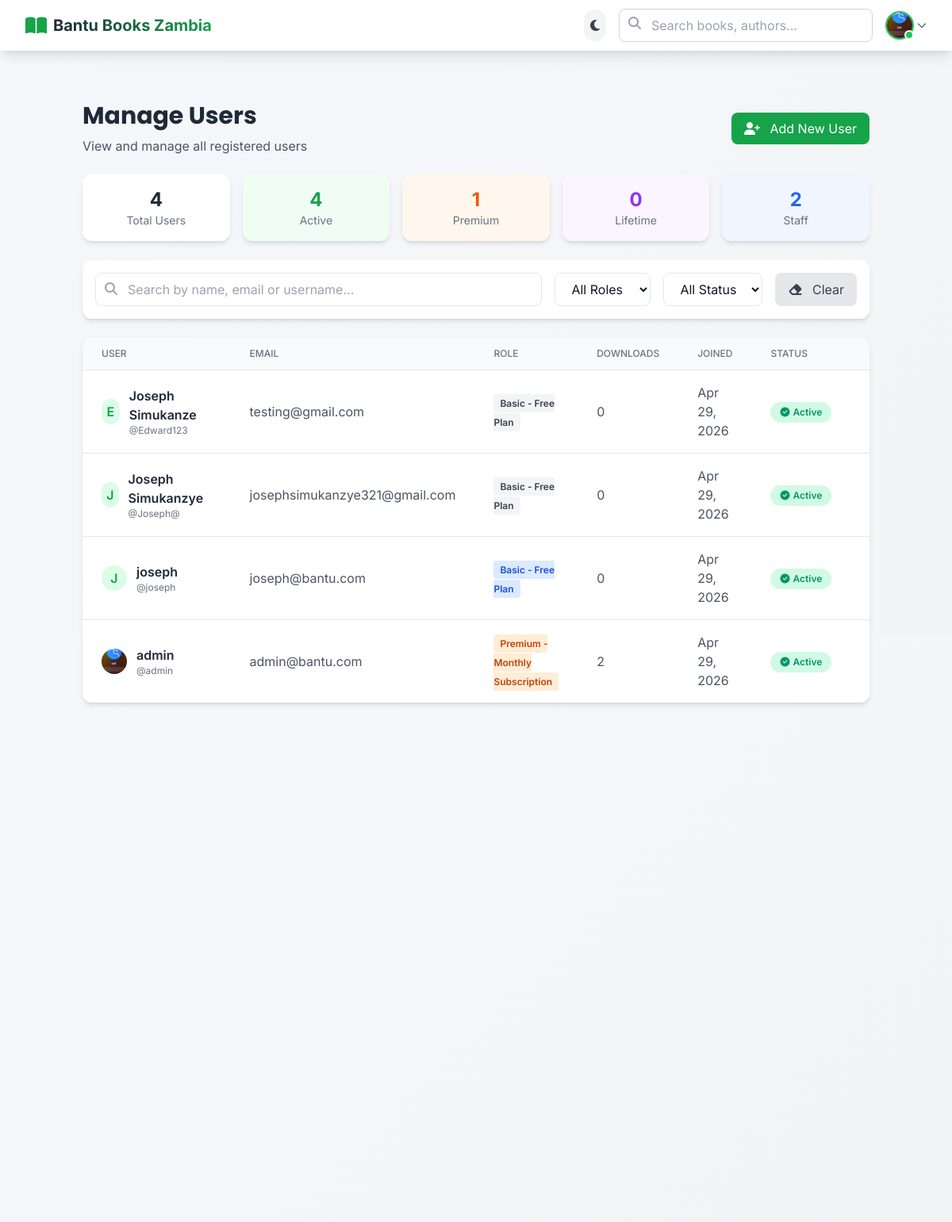
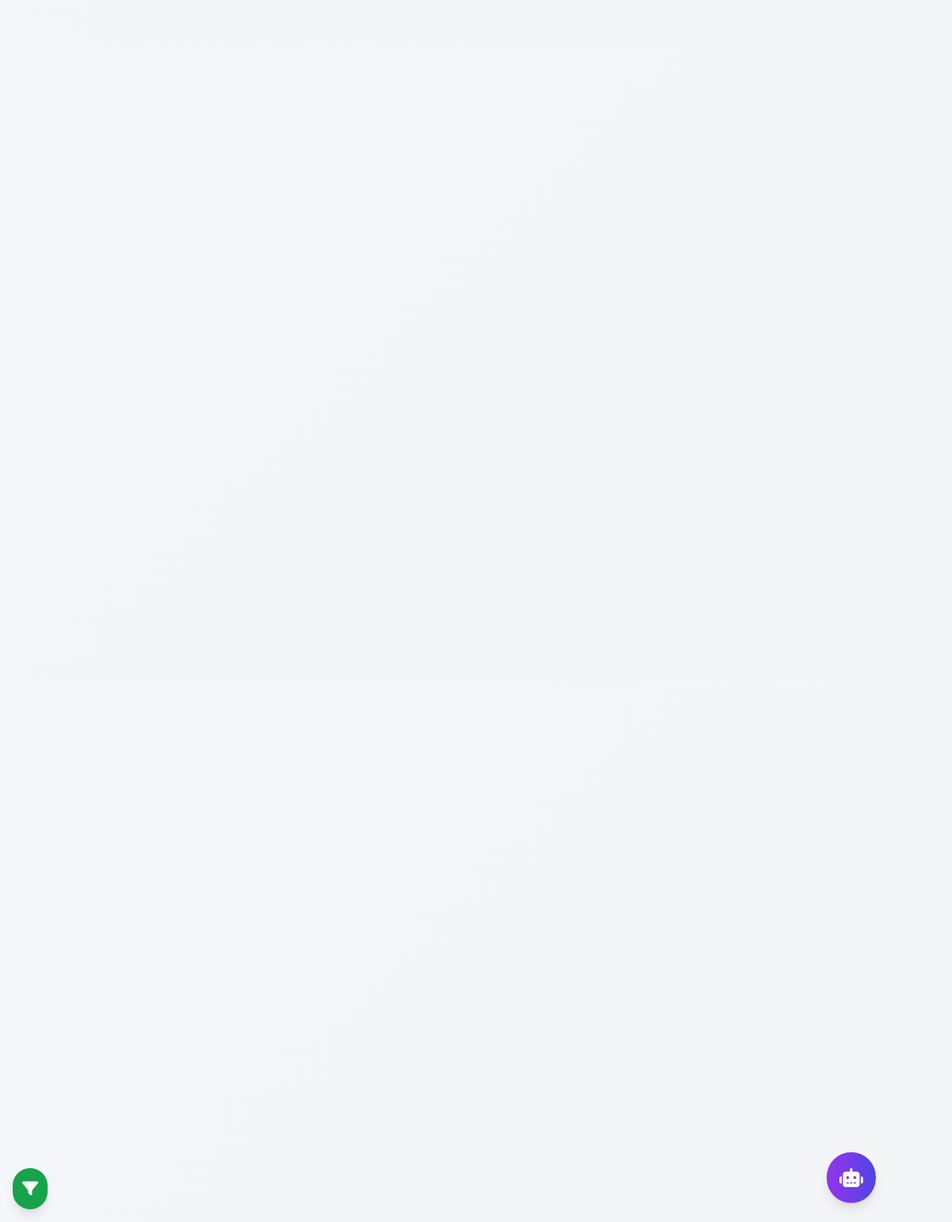
/books/admin/users/ (signed in), run on the app's committed database (2 pictures, top to bottom).
### accounts/models.py (models this page shows, shortened)
class User(AbstractUser):
    USER_TYPE_CHOICES = (
        ('guest', 'Guest Account'),
        ('basic', 'Basic - Free Plan'),
        ('premium', 'Premium - Monthly Subscription'),
        ('lifetime', 'Lifetime - One-time Payment'),
        ('institution', 'Institutional License'),
    )
    PROVINCE_CHOICES = (
        ('central', 'Central Province'),
        ('copperbelt', 'Copperbelt Province'),
        ('eastern', 'Eastern Province'),
        ('luapula', 'Luapula Province'),
        ('lusaka', 'Lusaka Province'),
        ('muchinga', 'Muchinga Province'),
        ('northern', 'Northern Province'),
        ('northwestern', 'North-Western Province'),
        ('southern', 'Southern Province'),
        ('western', 'Western Province'),
    )
    phone_regex = RegexValidator(
        regex=r'^\+?260?\d{9}$',
        message="Phone number must be in format: +260XXXXXXXXX or 09XXXXXXXX"
    )
    user_type = models.CharField(
        max_length=20,
        choices=USER_TYPE_CHOICES,
        default='basic'
    )
    phone_number = models.CharField(
        max_length=15,
        validators=[phone_regex],
        unique=True,
        null=True,
        blank=True
    )
    national_id = models.CharField(
        max_length=20,
        unique=True,
        null=True,
        blank=True,
        help_text="Zambian National Registration Card (NRC) number"
    )
    province = models.CharField(
        max_length=50,
        choices=PROVINCE_CHOICES,
        null=True,
        blank=True
    )
    district = models.CharField(max_length=100, blank=True)
    constituency = models.CharField(max_length=100, blank=True)
    school_or_work = models.CharField(max_length=200, blank=True)
    subscription_expiry = models.DateTimeField(null=True, blank=True)
    credits_balance = models.DecimalField(
        max_digits=10,
        decimal_places=2,
        default=0.00,
        help_text="Balance in Zambian Kwacha (K)"
    )
    profile_picture = models.ImageField(
        upload_to='profile_pics/%Y/%m/',
        null=True,
        blank=True
    )
    bio = models.TextField(max_length=500, blank=True)
    email_verified = models.BooleanField(default=False)
    two_factor_enabled = models.BooleanField(default=False)
    last_login_ip = models.GenericIPAddressField(null=True, blank=True)
    verification_token = models.CharField(max_length=100, blank=True)
    reset_token = models.CharField(max_length=100, blank=True)
    total_downloads = models.IntegerField(default=0)
    total_uploads = models.IntegerField(default=0)
    total_views = models.IntegerField(default=0)
    is_verified = models.BooleanField(default=False)
    is_suspended = models.BooleanField(default=False)
    suspension_reason = models.TextField(blank=True)
    created_at = models.DateTimeField(auto_now_add=True)
    updated_at = models.DateTimeField(auto_now=True)
    class Meta:
        db_table = 'users'
        ordering = ['-date_joined']
        verbose_name = 'User'
        verbose_name_plural = 'Users'
        indexes = [
            models.Index(fields=['email']),
            models.Index(fields=['user_type']),
            models.Index(fields=['phone_number']),
            models.Index(fields=['national_id']),
            models.Index(fields=['-date_joined']),
        ]
    def get_full_name(self):
        if self.first_name and self.last_name:
            return f"{self.first_name} {self.last_name}"
        return self.username

### books/views.py (the view)
# urls.py: path('admin/users/', views.manage_users, name='manage_users'),
@staff_member_required
def manage_users(request):
    users = User.objects.all().order_by('-date_joined')
    paginator = Paginator(users, 20)
    page = request.GET.get('page', 1)
    try:
        users_page = paginator.page(page)
    except (PageNotAnInteger, EmptyPage):
        users_page = paginator.page(1)
    for user in users_page:
        user.total_downloads = BookDownload.objects.filter(user=user).count()
    context = {
        'users': users_page,
        'total_users': User.objects.count(),
        'active_users': User.objects.filter(is_active=True).count(),
        'premium_users': User.objects.filter(user_type='premium').count(),
        'lifetime_users': User.objects.filter(user_type='lifetime').count(),
        'staff_users': User.objects.filter(is_staff=True).count(),
    }
    return render(request, 'admin/manage_users.html', context)

### templates/admin/manage_users.html (shortened to what this page needs)
{% extends 'base.html' %}
{% load static %}
{% load humanize %}
{% block content %}
<div class="container mx-auto px-4 py-8">
    <div class="flex justify-between items-center mb-6">
        <div>
            <h1 class="text-3xl font-bold text-gray-800 mb-2">Manage Users</h1>
            <p class="text-gray-600">View and manage all registered users</p>
        </div>
        <div class="flex gap-3">
            <a href="{% url 'admin:accounts_user_add' %}" class="bg-green-600 text-white px-4 py-2 rounded-lg hover:bg-green-700 transition">
                <i class="fas fa-user-plus mr-2"></i> Add New User
            </a>
        </div>
    </div>
    <div class="grid grid-cols-1 md:grid-cols-5 gap-4 mb-6">
        <div class="bg-white rounded-xl shadow-md p-4 text-center">
            <div class="text-2xl font-bold text-gray-800">{{ total_users }}</div>
            <p class="text-gray-500 text-sm">Total Users</p>
        </div>
        <div class="bg-green-50 rounded-xl shadow-md p-4 text-center">
            <div class="text-2xl font-bold text-green-600">{{ active_users }}</div>
            <p class="text-gray-500 text-sm">Active</p>
        </div>
        <div class="bg-orange-50 rounded-xl shadow-md p-4 text-center">
            <div class="text-2xl font-bold text-orange-600">{{ premium_users }}</div>
            <p class="text-gray-500 text-sm">Premium</p>
        </div>
        <div class="bg-purple-50 rounded-xl shadow-md p-4 text-center">
            <div class="text-2xl font-bold text-purple-600">{{ lifetime_users }}</div>
            <p class="text-gray-500 text-sm">Lifetime</p>
        </div>
        <div class="bg-blue-50 rounded-xl shadow-md p-4 text-center">
            <div class="text-2xl font-bold text-blue-600">{{ staff_users }}</div>
            <p class="text-gray-500 text-sm">Staff</p>
        </div>
    </div>
    <div class="bg-white rounded-xl shadow-md p-4 mb-6">
        <div class="flex flex-wrap gap-4">
            <div class="flex-1 min-w-[200px]">
                <div class="relative">
                    <i class="fas fa-search absolute left-3 top-3 text-gray-400"></i>
                    <input type="text" id="searchInput" placeholder="Search by name, email or username..."
                           class="w-full pl-10 pr-4 py-2 border rounded-lg focus:outline-none focus:border-green-500">
                </div>
            </div>
            <select id="filterRole" class="px-4 py-2 border rounded-lg focus:outline-none focus:border-green-500">
                <option value="all">All Roles</option>
            </select>
            <select id="filterStatus" class="px-4 py-2 border rounded-lg focus:outline-none focus:border-green-500">
                <option value="all">All Status</option>
            </select>
            <button onclick="clearFilters()" class="bg-gray-200 text-gray-700 px-4 py-2 rounded-lg hover:bg-gray-300 transition">
                <i class="fas fa-eraser mr-2"></i> Clear
            </button>
        </div>
    </div>
    <div class="bg-white rounded-xl shadow-md overflow-hidden">
        <div class="overflow-x-auto">
            <table class="min-w-full divide-y divide-gray-200">
                <thead class="bg-gray-50">
                    <tr>
                        <th class="px-6 py-3 text-left text-xs font-medium text-gray-500 uppercase">User</th>
                        <th class="px-6 py-3 text-left text-xs font-medium text-gray-500 uppercase">Email</th>
                        <th class="px-6 py-3 text-left text-xs font-medium text-gray-500 uppercase">Role</th>
                        <th class="px-6 py-3 text-left text-xs font-medium text-gray-500 uppercase">Downloads</th>
                        <th class="px-6 py-3 text-left text-xs font-medium text-gray-500 uppercase">Joined</th>
                        <th class="px-6 py-3 text-left text-xs font-medium text-gray-500 uppercase">Status</th>
                        <th class="px-6 py-3 text-left text-xs font-medium text-gray-500 uppercase">Actions</th>
                    </tr>
                </thead>
                <tbody class="bg-white divide-y divide-gray-200" id="usersTableBody">
                    {% for user in users %}
                    <tr class="hover:bg-gray-50 transition">
                        <td class="px-6 py-4">
                            <div class="flex items-center">
                                {% if user.profile_picture %}
                                    <img src="{{ user.profile_picture.url }}" class="w-8 h-8 rounded-full object-cover mr-3">
                                {% else %}
                                    <div class="w-8 h-8 bg-green-100 rounded-full flex items-center justify-center mr-3">
                                        <span class="text-green-600 font-semibold">{{ user.username|first|upper }}</span>
                                    </div>
                                {% endif %}
                                <div>
                                    <p class="font-semibold text-gray-800">{{ user.get_full_name|default:user.username }}</p>
                                    <p class="text-xs text-gray-500">@{{ user.username }}</p>
                                </div>
                            </div>
                        </td>
                        <td class="px-6 py-4 text-gray-600">{{ user.email }}</td>
                        <td class="px-6 py-4">
                            <span class="px-2 py-1 rounded text-xs font-semibold
                                {% if user.user_type == 'premium' %}bg-orange-100 text-orange-700
                                {% elif user.user_type == 'lifetime' %}bg-purple-100 text-purple-700
                                {% elif user.is_staff %}bg-blue-100 text-blue-700
                                {% else %}bg-gray-100 text-gray-700{% endif %}">
                                {{ user.get_user_type_display }}
                            </span>
                        </td>
                        <td class="px-6 py-4 text-gray-600">{{ user.total_downloads }}</td>
                        <td class="px-6 py-4 text-gray-600">{{ user.date_joined|date:"M d, Y" }}</td>
                        <td class="px-6 py-4">
                            {% if user.is_active %}
                                <span class="status-badge status-active"><i class="fas fa-check-circle mr-1"></i> Active</span>
                            {% else %}
                                <span class="status-badge status-inactive"><i class="fas fa-times-circle mr-1"></i> Inactive</span>
                            {% endif %}
                        </td>
                        <td class="px-6 py-4">
                        </td>
                    </tr>
                    {% endfor %}
                </tbody>
            </table>
        </div>
    </div>
</div>
{% endblock %}

### templates/base.html (shortened to what this page needs)
{% load static %}
<!DOCTYPE html>
<html lang="en" class="{% if request.COOKIES.dark_mode == 'true' %}dark{% endif %}">
<head>
    <script src="https://cdn.tailwindcss.com"></script>
    <link rel="stylesheet" href="https://cdnjs.cloudflare.com/ajax/libs/font-awesome/6.5.1/css/all.min.css">
    <link href="https://unpkg.com/aos@2.3.1/dist/aos.css" rel="stylesheet">
</head>
<body class="antialiased">
<button onclick="openSidebar()" class="fixed bottom-4 left-4 z-[100] bg-green-600 text-white p-3 rounded-full shadow-lg hover:bg-green-700 transition-all duration-300">
    <i class="fas fa-filter text-xl"></i>
</button>
    <div id="aiChatButton" class="fixed bottom-6 right-24 z-50">
        <button id="openAIChat"
                class="bg-gradient-to-r from-purple-600 to-indigo-600 text-white rounded-full p-4 shadow-lg hover:shadow-xl transition transform hover:scale-110 duration-300 ai-chat-bubble group">
            <i class="fas fa-robot text-2xl"></i>
        </button>
    </div>
    {% include 'includes/header.html' %}
    <main class="py-8 min-h-screen">
        {% block content %}{% endblock %}
    </main>
</body>
</html>

### templates/includes/filters_sidebar.html (shortened to what this page needs)
{% load static %}

### templates/includes/header.html (shortened to what this page needs)
{% load static %}
<nav class="bg-white dark:bg-gray-900 shadow-lg sticky top-0 z-50 transition-all duration-300" id="mainNav">
    <div class="max-w-7xl mx-auto px-4 sm:px-6 lg:px-8">
        <div class="flex justify-between items-center h-16">
            <div class="flex items-center">
                <a href="{% url 'core:home' %}" class="flex items-center space-x-2 group">
                    <div class="relative">
                        <i class="fas fa-book-open text-2xl text-green-600 dark:text-green-400 group-hover:scale-110 transition-transform duration-300"></i>
                    </div>
                    <span class="text-xl font-bold bg-gradient-to-r from-gray-800 to-green-600 dark:from-white dark:to-green-400 bg-clip-text text-transparent group-hover:from-green-600 group-hover:to-gray-800 dark:group-hover:from-green-400 dark:group-hover:to-white transition-all duration-300">
                    </span>
                </a>
            </div>
            <div class="flex items-center space-x-4">
                <button id="darkModeToggle" class="p-2 rounded-full bg-gray-100 dark:bg-gray-800 text-gray-700 dark:text-gray-300 hover:bg-gray-200 dark:hover:bg-gray-700 transition-all duration-300">
                    <i id="darkModeIcon" class="fas fa-moon"></i>
                </button>
                <div class="hidden md:block relative">
                    <form action="{% url 'books:search_books' %}" method="GET" class="relative" id="searchForm">
                        <input type="text"
                               name="q"
                               id="searchInput"
                               placeholder="Search books, authors..."
                               class="search-input w-80 px-4 py-2 pl-10 pr-10 border border-gray-300 dark:border-gray-600 dark:bg-gray-800 dark:text-white rounded-lg focus:outline-none focus:border-green-500 focus:ring-2 focus:ring-green-200 dark:focus:ring-green-800 transition-all duration-300"
                               autocomplete="off">
                        <i class="fas fa-search absolute left-3 top-2.5 text-gray-400 dark:text-gray-500 transition-colors duration-300"></i>
                    </form>
                </div>
                {% if user.is_authenticated %}
                    <div class="relative" id="userMenu">
                        <button class="flex items-center focus:outline-none group" id="userMenuBtn">
                            <div class="relative">
                                {% if user.profile_picture %}
                                    <img src="{{ user.profile_picture.url }}" class="w-9 h-9 rounded-full object-cover border-2 border-green-500 dark:border-green-400 group-hover:border-green-600 transition-all duration-300 group-hover:scale-105">
                                {% else %}
                                    <div class="w-9 h-9 bg-gradient-to-r from-green-500 to-green-600 rounded-full flex items-center justify-center text-white font-semibold shadow-md group-hover:scale-105 transition-all duration-300">
                                        {{ user.username|first|upper }}
                                    </div>
                                {% endif %}
                                <div class="absolute bottom-0 right-0 w-3 h-3 bg-green-500 border-2 border-white dark:border-gray-900 rounded-full"></div>
                            </div>
                            <i class="fas fa-chevron-down text-gray-500 dark:text-gray-400 text-xs ml-1 transition-transform duration-300 group-hover:rotate-180"></i>
                        </button>
                    </div>
                {% endif %}
            </div>
        </div>
    </div>
</nav>

### data on the page
User: profile_picture (picture), get_full_name "admin", username "admin", email "admin@bantu.com", user_type "Premium - Monthly Subscription", total_downloads "2", date_joined "Apr 29, 2026", is_active True (drawn)
User: username|first "E", get_full_name "Joseph Simukanze", username "Edward123", email "testing@gmail.com", user_type "Basic - Free Plan", total_downloads "0", date_joined "Apr 29, 2026", is_active True (drawn)
User: username|first "J", get_full_name "Joseph Simukanzye", username "Joseph@", email "josephsimukanzye321@gmail.com", user_type "Basic - Free Plan", total_downloads "0", date_joined "Apr 29, 2026", is_active True (drawn)
User: username|first "J", get_full_name "joseph", username "joseph", email "joseph@bantu.com", user_type "Basic - Free Plan", total_downloads "0", date_joined "Apr 29, 2026", is_active True (drawn)

### other printed values
{{ total_users }} "4"
{{ active_users }} "4"
{{ premium_users }} "1"
{{ lifetime_users }} "0"
{{ staff_users }} "2"
